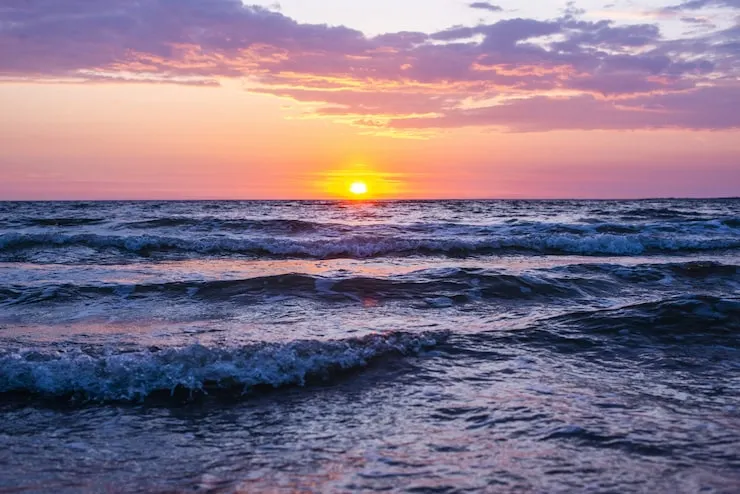
#> input picture sunset.webp, 740 x 494 px
$ python Task_02_Image_Encryption.py
#> lines starting #> are read from the running program, lines starting #| are printed output that depends on the picture
from PIL import Image

def encrypt_image(input_path, key):
    img = Image.open(input_path)
    if img.mode != "RGB":
        img = img.convert("RGB")
    pixels = img.load()

    width, height = img.size

    for x in range(width):
        for y in range(height):
            r , g , b = pixels[x,y]

            new_r = (r + key)%256
            new_g = (g + key)%256
            new_b = (b + key)%256

            pixels[x,y] = (new_r, new_g, new_b)

    output_path = input_path.rsplit('.', 1)[0] + "_encrypted.png"
    img.save(output_path, format="PNG")

    print("Encryption complete!")
    print(f"Encrypted image saved as: {output_path}")
    return output_path

def decrypt_image(input_path, key):
    img = Image.open(input_path)
    if img.mode != "RGB":
        img = img.convert("RGB")
    pixels = img.load()

    width, height = img.size

    for x in range(width):
        for y in range(height):

            r, g, b = pixels[x,y]

            new_r = (r - key)%256
            new_g = (g - key)%256
            new_b = (b - key)%256

            pixels[x,y] = (new_r, new_g, new_b)

    output_path = input_path.rsplit('.', 1)[0].replace("_encrypted", "_decrypted")+".png"
    img.save(output_path, format = "PNG")

    print("Decryption complete!")
    print(f"Decrypted image saved as: {output_path}")
    return output_path

def clean_path(path_input):
    return path_input.strip().lstrip('&').strip().strip('"').strip("'")

#Main Program
print("----Welcome to Image Encryption Tool----")
print("")
while True:
    print("What do you want to do?")
    print("1) Encrypt Image")
    print("2) Decrypt Image")
    print("3) Exit")

    choice = input("Enter your choice (1/2/3): ")
#> the answer given: 1

    if choice == "1":
        file_path = clean_path(input("Enter the path of the image file: "))
#> the answer given: sunset.webp

        print("==ENCRYPTION==")

        try:
            test_img = Image.open(file_path)
#> test_img is the input picture: PIL image 740x494 RGB; mean R, G, B 131.5, 115.1, 134.6
            test_img.close()
        except:
            print("Error: File not found or not a valid image. Try again.")
            continue
        try:
            key = int(input("Enter a key number between 1 and 255: "))
#> the answer given: 1
            if key < 1 or key > 255:
                print("Key must be between 1 and 255. Try again.")
                continue
        except:
            print("Invalid input. Try again and please enter a number.")
            continue
        encrypt_image(file_path, key)
#> in encrypt_image, `img.save(output_path, format="PNG")`:
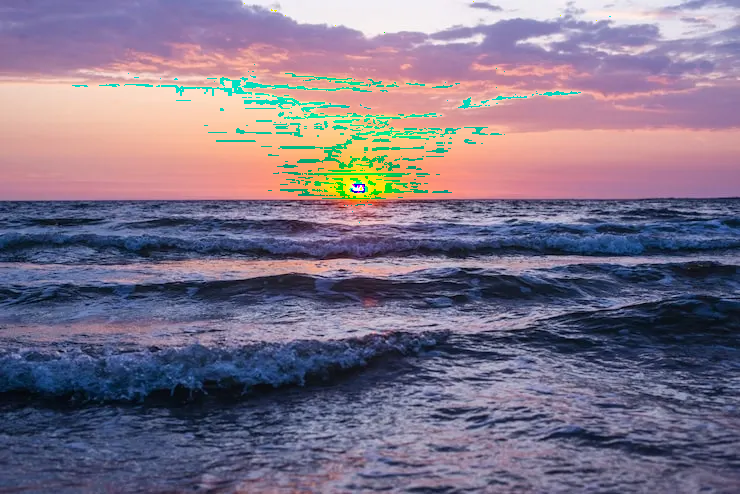
#> saved as sunset_encrypted.png: PIL image 740x494 RGB; mean R, G, B 128, 116.1, 135.6
#> (the run stopped early here; a loop or call above may not have finished)
